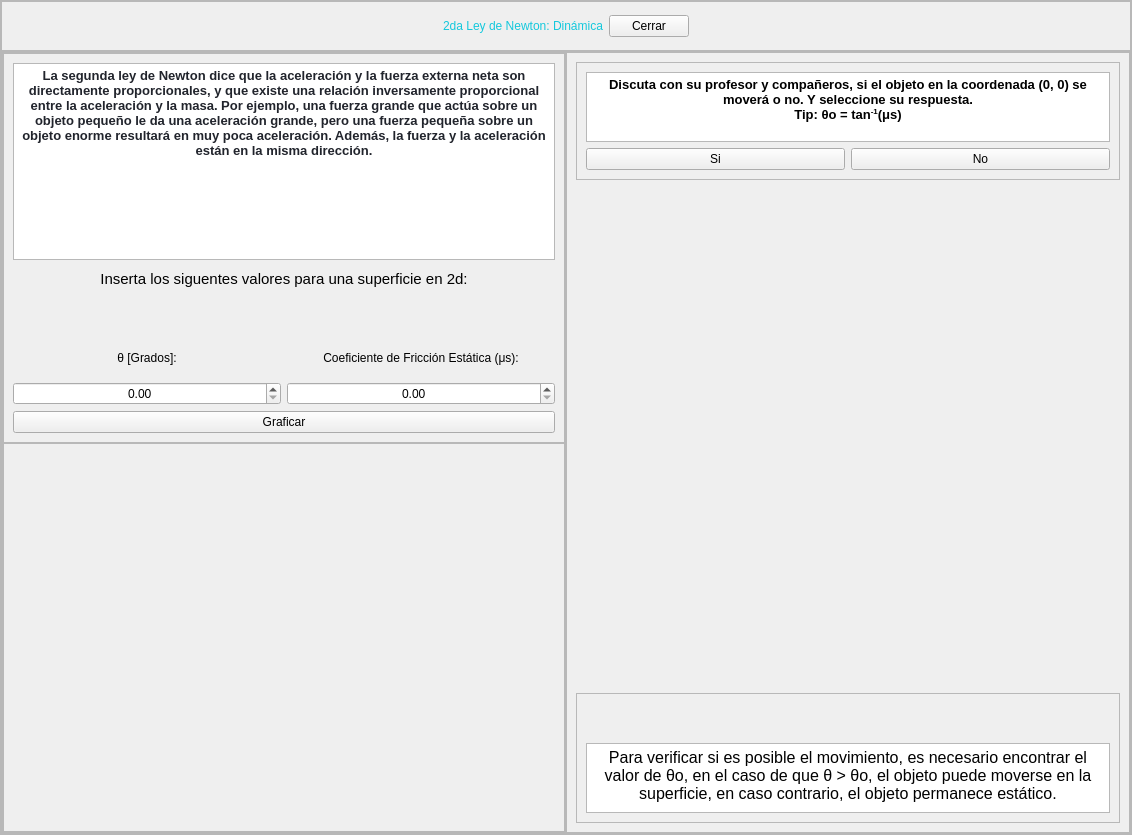
<?xml version="1.0" encoding="UTF-8"?>
<ui version="4.0">
 <class>MainWindow</class>
 <widget class="QMainWindow" name="MainWindow">
  <property name="geometry">
   <rect>
    <x>0</x>
    <y>0</y>
    <width>1132</width>
    <height>835</height>
   </rect>
  </property>
  <property name="windowTitle">
   <string>MainWindow</string>
  </property>
  <widget class="QWidget" name="centralwidget">
   <layout class="QHBoxLayout" name="horizontalLayout">
    <property name="spacing">
     <number>0</number>
    </property>
    <property name="leftMargin">
     <number>0</number>
    </property>
    <property name="topMargin">
     <number>0</number>
    </property>
    <property name="rightMargin">
     <number>0</number>
    </property>
    <property name="bottomMargin">
     <number>0</number>
    </property>
    <item>
     <widget class="QFrame" name="frame">
      <property name="frameShape">
       <enum>QFrame::StyledPanel</enum>
      </property>
      <property name="frameShadow">
       <enum>QFrame::Raised</enum>
      </property>
      <layout class="QVBoxLayout" name="verticalLayout" stretch="1,8">
       <property name="spacing">
        <number>0</number>
       </property>
       <property name="leftMargin">
        <number>0</number>
       </property>
       <property name="topMargin">
        <number>0</number>
       </property>
       <property name="rightMargin">
        <number>0</number>
       </property>
       <property name="bottomMargin">
        <number>0</number>
       </property>
       <item>
        <widget class="QFrame" name="frame_2">
         <property name="maximumSize">
          <size>
           <width>16777215</width>
           <height>50</height>
          </size>
         </property>
         <property name="styleSheet">
          <string notr="true">QLabel{
font: 87 12pt &quot;Arial Black&quot;;
color: rgb(20, 200,220);
}

QPushButton{
	font: 10pt &quot;MS Shell Dlg 2&quot;;
}</string>
         </property>
         <property name="frameShape">
          <enum>QFrame::StyledPanel</enum>
         </property>
         <property name="frameShadow">
          <enum>QFrame::Raised</enum>
         </property>
         <layout class="QHBoxLayout" name="horizontalLayout_2">
          <item>
           <spacer name="horizontalSpacer">
            <property name="orientation">
             <enum>Qt::Horizontal</enum>
            </property>
            <property name="sizeHint" stdset="0">
             <size>
              <width>356</width>
              <height>20</height>
             </size>
            </property>
           </spacer>
          </item>
          <item>
           <widget class="QLabel" name="label">
            <property name="styleSheet">
             <string notr="true"/>
            </property>
            <property name="text">
             <string>2da Ley de Newton: Dinámica</string>
            </property>
           </widget>
          </item>
          <item>
           <widget class="QPushButton" name="button_cerrar">
            <property name="text">
             <string>Cerrar</string>
            </property>
           </widget>
          </item>
          <item>
           <spacer name="horizontalSpacer_2">
            <property name="orientation">
             <enum>Qt::Horizontal</enum>
            </property>
            <property name="sizeHint" stdset="0">
             <size>
              <width>356</width>
              <height>20</height>
             </size>
            </property>
           </spacer>
          </item>
         </layout>
        </widget>
       </item>
       <item>
        <widget class="QFrame" name="frame_3">
         <property name="styleSheet">
          <string notr="true">QLabel{
font: 11pt &quot;MS Shell Dlg 2&quot;;
}</string>
         </property>
         <property name="frameShape">
          <enum>QFrame::StyledPanel</enum>
         </property>
         <property name="frameShadow">
          <enum>QFrame::Raised</enum>
         </property>
         <layout class="QHBoxLayout" name="horizontalLayout_3" stretch="1,1">
          <property name="spacing">
           <number>0</number>
          </property>
          <property name="leftMargin">
           <number>0</number>
          </property>
          <property name="topMargin">
           <number>0</number>
          </property>
          <property name="rightMargin">
           <number>0</number>
          </property>
          <property name="bottomMargin">
           <number>0</number>
          </property>
          <item>
           <widget class="QFrame" name="frame_4">
            <property name="frameShape">
             <enum>QFrame::StyledPanel</enum>
            </property>
            <property name="frameShadow">
             <enum>QFrame::Raised</enum>
            </property>
            <layout class="QVBoxLayout" name="verticalLayout_2" stretch="1,1">
             <property name="spacing">
              <number>0</number>
             </property>
             <property name="leftMargin">
              <number>0</number>
             </property>
             <property name="topMargin">
              <number>0</number>
             </property>
             <property name="rightMargin">
              <number>0</number>
             </property>
             <property name="bottomMargin">
              <number>0</number>
             </property>
             <item>
              <widget class="QFrame" name="frame_6">
               <property name="styleSheet">
                <string notr="true">font: 10pt &quot;MS Shell Dlg 2&quot;;</string>
               </property>
               <property name="frameShape">
                <enum>QFrame::StyledPanel</enum>
               </property>
               <property name="frameShadow">
                <enum>QFrame::Raised</enum>
               </property>
               <layout class="QVBoxLayout" name="verticalLayout_3" stretch="3,1,1,1">
                <item>
                 <widget class="QTextEdit" name="textEdit_4">
                  <property name="readOnly">
                   <bool>true</bool>
                  </property>
                  <property name="html">
                   <string>&lt;!DOCTYPE HTML PUBLIC &quot;-//W3C//DTD HTML 4.0//EN&quot; &quot;http://www.w3.org/TR/REC-html40/strict.dtd&quot;&gt;
&lt;html&gt;&lt;head&gt;&lt;meta name=&quot;qrichtext&quot; content=&quot;1&quot; /&gt;&lt;style type=&quot;text/css&quot;&gt;
p, li { white-space: pre-wrap; }
&lt;/style&gt;&lt;/head&gt;&lt;body style=&quot; font-family:'MS Shell Dlg 2'; font-size:10pt; font-weight:400; font-style:normal;&quot;&gt;
&lt;p align=&quot;center&quot; style=&quot; margin-top:0px; margin-bottom:0px; margin-left:0px; margin-right:0px; -qt-block-indent:0; text-indent:0px;&quot;&gt;&lt;span style=&quot; font-family:'Lato,sans-serif'; font-weight:600; color:#21242c; background-color:#ffffff;&quot;&gt;La segunda ley de Newton dice que la aceleración y la fuerza externa neta son directamente proporcionales, y que existe una relación inversamente proporcional entre la aceleración y la masa. Por ejemplo, una fuerza grande que actúa sobre un objeto pequeño le da una aceleración grande, pero una fuerza pequeña sobre un objeto enorme resultará en muy poca aceleración. Además, la fuerza y la aceleración están en la misma dirección.&lt;/span&gt;&lt;/p&gt;&lt;/body&gt;&lt;/html&gt;</string>
                  </property>
                 </widget>
                </item>
                <item>
                 <widget class="QTextEdit" name="textEdit">
                  <property name="styleSheet">
                   <string notr="true">background-color: #000000ff;</string>
                  </property>
                  <property name="frameShape">
                   <enum>QFrame::NoFrame</enum>
                  </property>
                  <property name="frameShadow">
                   <enum>QFrame::Plain</enum>
                  </property>
                  <property name="readOnly">
                   <bool>true</bool>
                  </property>
                  <property name="html">
                   <string>&lt;!DOCTYPE HTML PUBLIC &quot;-//W3C//DTD HTML 4.0//EN&quot; &quot;http://www.w3.org/TR/REC-html40/strict.dtd&quot;&gt;
&lt;html&gt;&lt;head&gt;&lt;meta name=&quot;qrichtext&quot; content=&quot;1&quot; /&gt;&lt;style type=&quot;text/css&quot;&gt;
p, li { white-space: pre-wrap; }
&lt;/style&gt;&lt;/head&gt;&lt;body style=&quot; font-family:'MS Shell Dlg 2'; font-size:10pt; font-weight:400; font-style:normal;&quot;&gt;
&lt;p align=&quot;center&quot; style=&quot; margin-top:0px; margin-bottom:0px; margin-left:0px; margin-right:0px; -qt-block-indent:0; text-indent:0px;&quot;&gt;&lt;span style=&quot; font-size:11pt;&quot;&gt;Inserta los siguentes valores para una superficie en 2d:&lt;/span&gt;&lt;/p&gt;&lt;/body&gt;&lt;/html&gt;</string>
                  </property>
                 </widget>
                </item>
                <item>
                 <layout class="QGridLayout" name="gridLayout">
                  <item row="1" column="0">
                   <widget class="QDoubleSpinBox" name="sBox_thetha">
                    <property name="alignment">
                     <set>Qt::AlignCenter</set>
                    </property>
                    <property name="maximum">
                     <double>90.000000000000000</double>
                    </property>
                   </widget>
                  </item>
                  <item row="0" column="0">
                   <widget class="QLabel" name="label_3">
                    <property name="text">
                     <string>θ [Grados]:</string>
                    </property>
                    <property name="alignment">
                     <set>Qt::AlignCenter</set>
                    </property>
                   </widget>
                  </item>
                  <item row="0" column="1">
                   <widget class="QLabel" name="label_2">
                    <property name="text">
                     <string>Coeficiente de Fricción Estática (μs):</string>
                    </property>
                    <property name="alignment">
                     <set>Qt::AlignCenter</set>
                    </property>
                   </widget>
                  </item>
                  <item row="1" column="1">
                   <widget class="QDoubleSpinBox" name="sBox_Ms">
                    <property name="alignment">
                     <set>Qt::AlignCenter</set>
                    </property>
                   </widget>
                  </item>
                 </layout>
                </item>
                <item>
                 <widget class="QPushButton" name="button_grafica01">
                  <property name="text">
                   <string>Graficar</string>
                  </property>
                 </widget>
                </item>
               </layout>
              </widget>
             </item>
             <item>
              <widget class="QFrame" name="frame_7">
               <property name="frameShape">
                <enum>QFrame::StyledPanel</enum>
               </property>
               <property name="frameShadow">
                <enum>QFrame::Raised</enum>
               </property>
               <layout class="QVBoxLayout" name="verticalLayout_4">
                <item>
                 <layout class="QHBoxLayout" name="frame_grafica01"/>
                </item>
               </layout>
              </widget>
             </item>
            </layout>
           </widget>
          </item>
          <item>
           <widget class="QFrame" name="frame_5">
            <property name="styleSheet">
             <string notr="true">font: 10pt &quot;MS Shell Dlg 2&quot;;</string>
            </property>
            <property name="frameShape">
             <enum>QFrame::StyledPanel</enum>
            </property>
            <property name="frameShadow">
             <enum>QFrame::Raised</enum>
            </property>
            <layout class="QVBoxLayout" name="verticalLayout_5" stretch="1,8,1">
             <item>
              <widget class="QFrame" name="frame_8">
               <property name="frameShape">
                <enum>QFrame::StyledPanel</enum>
               </property>
               <property name="frameShadow">
                <enum>QFrame::Raised</enum>
               </property>
               <layout class="QVBoxLayout" name="verticalLayout_6">
                <item>
                 <widget class="QTextEdit" name="textEdit_2">
                  <property name="html">
                   <string>&lt;!DOCTYPE HTML PUBLIC &quot;-//W3C//DTD HTML 4.0//EN&quot; &quot;http://www.w3.org/TR/REC-html40/strict.dtd&quot;&gt;
&lt;html&gt;&lt;head&gt;&lt;meta name=&quot;qrichtext&quot; content=&quot;1&quot; /&gt;&lt;style type=&quot;text/css&quot;&gt;
p, li { white-space: pre-wrap; }
&lt;/style&gt;&lt;/head&gt;&lt;body style=&quot; font-family:'MS Shell Dlg 2'; font-size:10pt; font-weight:400; font-style:normal;&quot;&gt;
&lt;p align=&quot;center&quot; style=&quot; margin-top:0px; margin-bottom:0px; margin-left:0px; margin-right:0px; -qt-block-indent:0; text-indent:0px;&quot;&gt;&lt;span style=&quot; font-weight:600;&quot;&gt;Discuta con su profesor y compañeros, si el objeto en la coordenada (0, 0) se moverá o no. Y seleccione su respuesta.&lt;/span&gt;&lt;/p&gt;
&lt;p align=&quot;center&quot; style=&quot; margin-top:0px; margin-bottom:0px; margin-left:0px; margin-right:0px; -qt-block-indent:0; text-indent:0px;&quot;&gt;&lt;span style=&quot; font-weight:600;&quot;&gt;Tip:&lt;/span&gt;&lt;span style=&quot; font-weight:600; color:#000000;&quot;&gt; &lt;/span&gt;&lt;span style=&quot; font-family:'Consolas,Courier New,monospace'; font-weight:600; color:#000000;&quot;&gt;θo = tan&lt;/span&gt;&lt;span style=&quot; font-family:'Consolas,Courier New,monospace'; font-weight:600; color:#000000; vertical-align:super;&quot;&gt;-1&lt;/span&gt;&lt;span style=&quot; font-family:'Consolas,Courier New,monospace'; font-weight:600; color:#000000;&quot;&gt;(μs)&lt;/span&gt;&lt;/p&gt;
&lt;p align=&quot;center&quot; style=&quot;-qt-paragraph-type:empty; margin-top:0px; margin-bottom:0px; margin-left:0px; margin-right:0px; -qt-block-indent:0; text-indent:0px; font-weight:600;&quot;&gt;&lt;br /&gt;&lt;/p&gt;&lt;/body&gt;&lt;/html&gt;</string>
                  </property>
                 </widget>
                </item>
                <item>
                 <layout class="QGridLayout" name="gridLayout_2">
                  <item row="0" column="0">
                   <widget class="QPushButton" name="button_si">
                    <property name="text">
                     <string>Si</string>
                    </property>
                   </widget>
                  </item>
                  <item row="0" column="1">
                   <widget class="QPushButton" name="button_no">
                    <property name="text">
                     <string>No</string>
                    </property>
                   </widget>
                  </item>
                 </layout>
                </item>
               </layout>
              </widget>
             </item>
             <item>
              <layout class="QHBoxLayout" name="frame_grafica02"/>
             </item>
             <item>
              <widget class="QFrame" name="frame_10">
               <property name="frameShape">
                <enum>QFrame::StyledPanel</enum>
               </property>
               <property name="frameShadow">
                <enum>QFrame::Raised</enum>
               </property>
               <layout class="QVBoxLayout" name="verticalLayout_7" stretch="1,0,1">
                <item>
                 <widget class="QLabel" name="label_respuesta">
                  <property name="styleSheet">
                   <string notr="true">font: 75 10pt &quot;MS Shell Dlg 2&quot;;</string>
                  </property>
                  <property name="text">
                   <string/>
                  </property>
                  <property name="alignment">
                   <set>Qt::AlignCenter</set>
                  </property>
                 </widget>
                </item>
                <item>
                 <layout class="QGridLayout" name="gridLayout_3">
                  <item row="0" column="0">
                   <widget class="QLabel" name="label_thetha">
                    <property name="text">
                     <string/>
                    </property>
                    <property name="alignment">
                     <set>Qt::AlignCenter</set>
                    </property>
                   </widget>
                  </item>
                  <item row="0" column="1">
                   <widget class="QLabel" name="label_thetha0">
                    <property name="text">
                     <string/>
                    </property>
                    <property name="alignment">
                     <set>Qt::AlignCenter</set>
                    </property>
                   </widget>
                  </item>
                 </layout>
                </item>
                <item>
                 <widget class="QTextEdit" name="textEdit_3">
                  <property name="readOnly">
                   <bool>true</bool>
                  </property>
                  <property name="html">
                   <string>&lt;!DOCTYPE HTML PUBLIC &quot;-//W3C//DTD HTML 4.0//EN&quot; &quot;http://www.w3.org/TR/REC-html40/strict.dtd&quot;&gt;
&lt;html&gt;&lt;head&gt;&lt;meta name=&quot;qrichtext&quot; content=&quot;1&quot; /&gt;&lt;style type=&quot;text/css&quot;&gt;
p, li { white-space: pre-wrap; }
&lt;/style&gt;&lt;/head&gt;&lt;body style=&quot; font-family:'MS Shell Dlg 2'; font-size:10pt; font-weight:400; font-style:normal;&quot;&gt;
&lt;p align=&quot;center&quot; style=&quot; margin-top:0px; margin-bottom:0px; margin-left:0px; margin-right:0px; -qt-block-indent:0; text-indent:0px;&quot;&gt;&lt;span style=&quot; font-size:12pt;&quot;&gt;Para verificar si es posible el movimiento, es necesario encontrar el valor de &lt;/span&gt;&lt;span style=&quot; font-family:'Consolas,Courier New,monospace'; font-size:12pt; color:#000000;&quot;&gt;θo, en el caso de que θ &amp;gt; θo, el objeto puede moverse en la superficie, en caso contrario, el objeto permanece estático.&lt;/span&gt;&lt;/p&gt;&lt;/body&gt;&lt;/html&gt;</string>
                  </property>
                 </widget>
                </item>
               </layout>
              </widget>
             </item>
            </layout>
           </widget>
          </item>
         </layout>
        </widget>
       </item>
      </layout>
     </widget>
    </item>
   </layout>
  </widget>
 </widget>
 <resources/>
 <connections/>
</ui>
